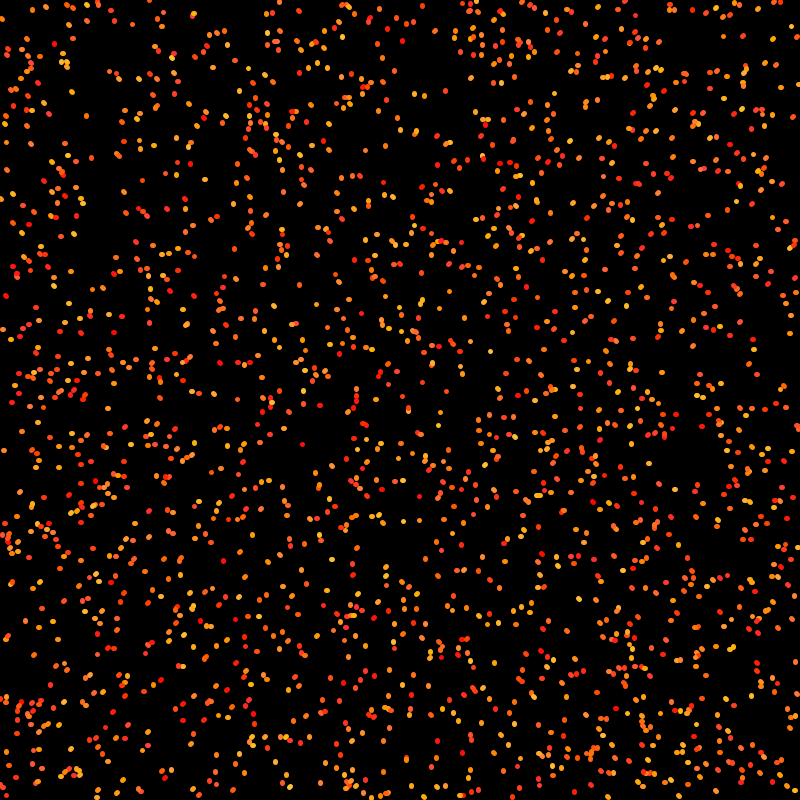
Frame 1 (no input)
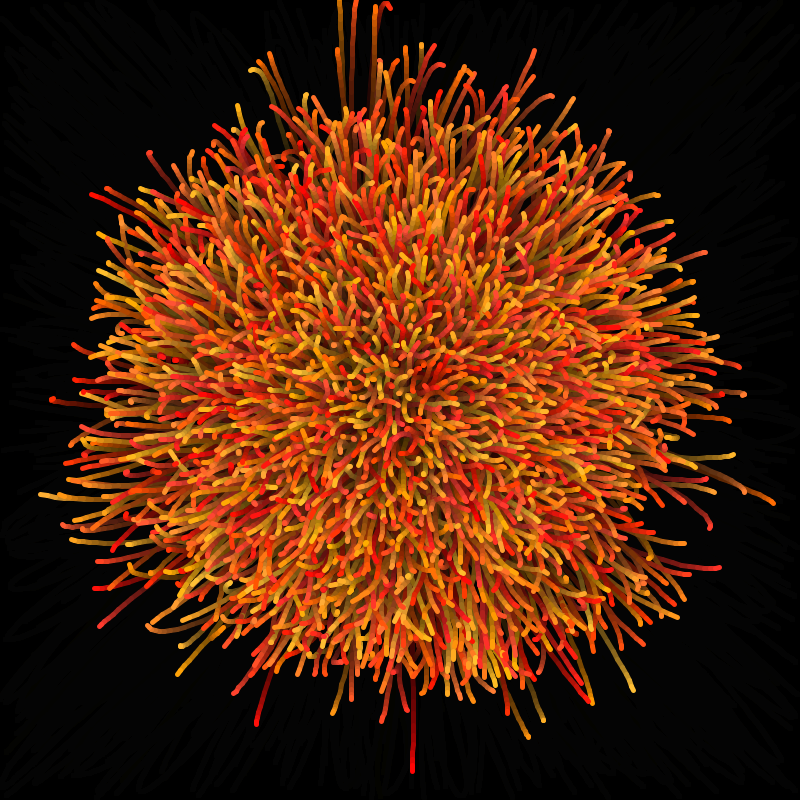
Frame 60 (the mouse pressed at the canvas centre just before this capture)
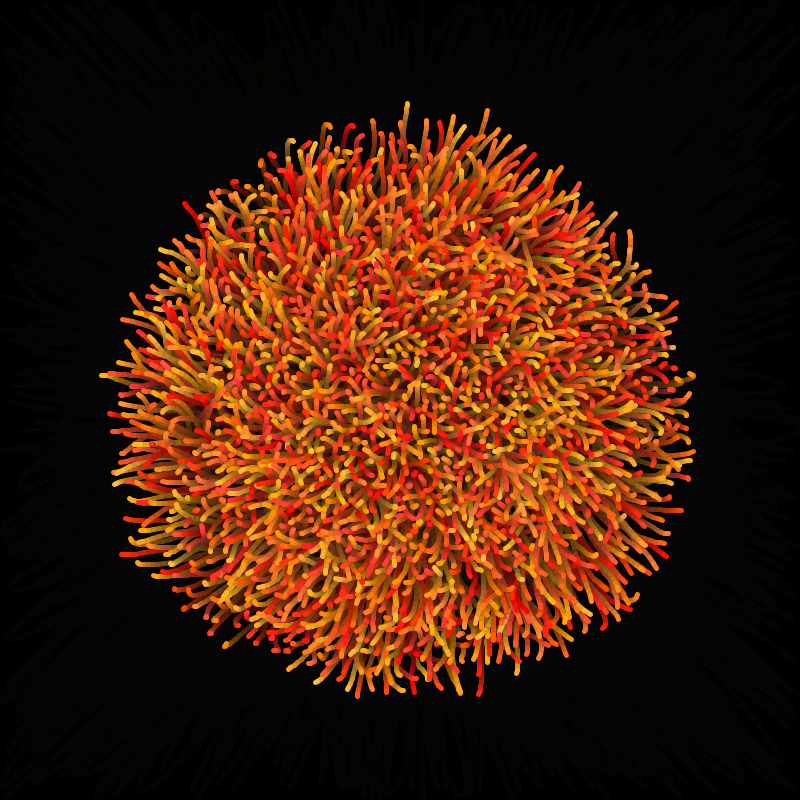
Frame 120 (the mouse held since frame 60 and released just before this capture)

The Processing sketch that drew these frames (run headless with seeded random() and noise(); from frame 60 on, the mouse is pressed at the canvas centre):

// Processing sketch: Anemone2
// ── Anemone2.pde
final int COUNT = 2000;
final float FORCE = 10;
final float DAMP = 1;
final float VISC = 0.1;
final float SPRING = 200;
final float SIZE = 5;
final float PERT = 6;
final float MOUSE = 2000;
final float SENSE = 500;
final float MOVERADIUS = 200;
final float ROTATION = 0.1;

Ball[] b;
Ball center;
Ball mouse1, mouse2, mouse3;


void setup()
{
  colorMode(HSB);
  //fullScreen();
  background(0);
  size(800,800);
  b = new Ball[COUNT];
  for (int i=0; i<COUNT; i++)
    b[i] = new Ball();
  center = new Ball();
  center.p = new PVector(width/2,height/2);
  mouse1 = new Ball();
  mouse1.p = new PVector(MOVERADIUS,0);
  mouse1.p.add(center.p);
  mouse2 = new Ball();
  mouse2.p = new PVector(MOVERADIUS,0);
  mouse2.p.rotate(TWO_PI/3);
  mouse2.p.add(center.p);
  mouse3 = new Ball();
  mouse3.p = new PVector(MOVERADIUS,0);
  mouse3.p.rotate(2*TWO_PI/3);
  mouse3.p.add(center.p);
}

void draw()
{
  noStroke();
  fill(0,30);
  rect(0,0,width,height);
  for (Ball B : b) B.stop();
  for (int i=0; i<COUNT; ++i)
  { 
    for (int j=0; j<COUNT; ++j)
    {
      if (i == j) continue;
      b[i].repell(b[j]);
    }
    b[i].springForce(center, SPRING);
    b[i].mouseForce(mouse1, MOUSE);
    b[i].mouseForce(mouse2, MOUSE);
    b[i].mouseForce(mouse3, MOUSE);
    b[i].update();
    b[i].display();
  }
  mouse1.p.sub(center.p);
  mouse1.p.rotate(ROTATION);
  mouse1.p.add(center.p);
  mouse2.p.sub(center.p);
  mouse2.p.rotate(ROTATION);
  mouse2.p.add(center.p);
  mouse3.p.sub(center.p);
  mouse3.p.rotate(ROTATION);
  mouse3.p.add(center.p);
}

void mouseClicked()
{
  for (int n=0; n<COUNT/10; ++n)
  {
    int i = floor(random(COUNT));
    b[i].v.add(PVector.random2D().mult(PERT));
  }
}
// ── Ball.pde
class Ball
{
  float dim;
  float mass;
  color shade;
  PVector p;
  PVector prev;
  PVector v;
  PVector a;
  PVector axel;
  
  Ball()
  { 
    dim = SIZE/2;//random(SIZE/5,SIZE);
    mass = dim;
    shade = color(random(0,30), random(200,255), 255);
    p = new PVector(random(width),random(height));
    prev = p.copy();
    v = new PVector(0,0);
    a = new PVector(0,0);
    axel = new PVector(0,0);
  }
  
  void display()
  {
    strokeWeight(2*dim);
    stroke(shade);
    line(p.x, p.y, prev.x, prev.y);
    //fill(255);
    //text(number, position.x, position.y);
  }
  
  void stop()
  {
    a.mult(0);
  }
  
  void repell(Ball b)
  { 
    float dist = sqDist(this.p,b.p);
    
    if (dist > 10000) return;
    else
    {
      axel.set(p.x - b.p.x, p.y - b.p.y);  
      //if (dist < pow(dim+b.dim,2))
      //{
      //  float d = axel.mag();
      //  PVector mtd = axel.copy();
      //  mtd.mult((dim+b.dim-d)/d);
      //  p.add(mtd);
      //}
      axel.normalize();
      axel.mult(FORCE*(mass+b.mass)/dist);
      a.add(axel);
    }
  }
  
  void springForce(Ball c, float s)
  {
    PVector axel = new PVector(c.p.x - p.x, c.p.y - p.y);
    float dist = sqDist(this.p,c.p);
    axel.normalize();
    axel.mult(dist/(s*s));
    a.add(axel);
  }
  
  void mouseForce(Ball c, float s)
  {
    float dist = sqDist(this.p,c.p);
    if (dist > SENSE*SENSE) return;
    else
    {
      PVector axel = new PVector(p.x - c.p.x, p.y - c.p.y);
      axel.normalize();
      axel.mult(s/(dist));
      a.add(axel);
    }
  }
  
  void update()
  {
    prev.set(p.x,p.y);
    PVector visc = v.copy();
    visc.mult(-VISC);
    a.add(visc);
    a.limit(1);
    v.add(a);
    v.mult(DAMP);
    p.add(v);
    
    //if (p.x > width - dim/2) 
    //{
    //  p.x = width - dim/2;
    //  v.x *= 0;
    //}
    //else if (p.x < dim/2)
    //{
    //  p.x = dim/2;
    //  v.x *= 0;
    //}
    
    //if (p.y > height - dim/2) 
    //{
    //  p.y = height - dim/2;
    //  v.y *= 0;
    //}
    //else if (p.y < dim/2)
    //{
    //  p.y = dim/2;
    //  v.y *= 0;
    //}
  }
}

float sqDist(PVector a, PVector b)
{
  return ((a.x-b.x)*(a.x-b.x))+((a.y-b.y)*(a.y-b.y));
}
